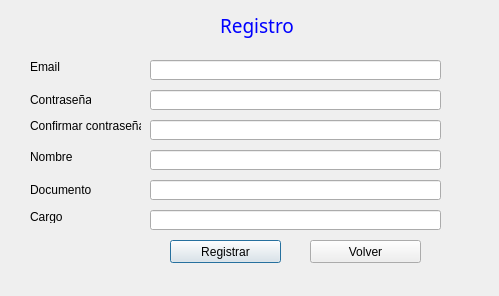
<?xml version="1.0" encoding="UTF-8"?>
<ui version="4.0">
 <class>Dialog</class>
 <widget class="QDialog" name="Dialog">
  <property name="geometry">
   <rect>
    <x>0</x>
    <y>0</y>
    <width>499</width>
    <height>296</height>
   </rect>
  </property>
  <property name="windowTitle">
   <string>Dialog</string>
  </property>
  <widget class="QLabel" name="label">
   <property name="geometry">
    <rect>
     <x>220</x>
     <y>10</y>
     <width>91</width>
     <height>31</height>
    </rect>
   </property>
   <property name="palette">
    <palette>
     <active>
      <colorrole role="WindowText">
       <brush brushstyle="SolidPattern">
        <color alpha="255">
         <red>0</red>
         <green>0</green>
         <blue>255</blue>
        </color>
       </brush>
      </colorrole>
     </active>
     <inactive>
      <colorrole role="WindowText">
       <brush brushstyle="SolidPattern">
        <color alpha="255">
         <red>0</red>
         <green>0</green>
         <blue>255</blue>
        </color>
       </brush>
      </colorrole>
     </inactive>
     <disabled>
      <colorrole role="WindowText">
       <brush brushstyle="SolidPattern">
        <color alpha="255">
         <red>120</red>
         <green>120</green>
         <blue>120</blue>
        </color>
       </brush>
      </colorrole>
     </disabled>
    </palette>
   </property>
   <property name="font">
    <font>
     <family>Arial Black</family>
     <pointsize>14</pointsize>
     <weight>10</weight>
     <italic>false</italic>
     <bold>false</bold>
    </font>
   </property>
   <property name="styleSheet">
    <string notr="true">font: 87 14pt &quot;Arial Black&quot;;</string>
   </property>
   <property name="text">
    <string>Registro</string>
   </property>
  </widget>
  <widget class="QLabel" name="label_2">
   <property name="geometry">
    <rect>
     <x>30</x>
     <y>210</y>
     <width>47</width>
     <height>13</height>
    </rect>
   </property>
   <property name="text">
    <string>Cargo</string>
   </property>
  </widget>
  <widget class="QLabel" name="label_3">
   <property name="geometry">
    <rect>
     <x>30</x>
     <y>180</y>
     <width>61</width>
     <height>20</height>
    </rect>
   </property>
   <property name="text">
    <string>Documento</string>
   </property>
  </widget>
  <widget class="QLabel" name="label_4">
   <property name="geometry">
    <rect>
     <x>30</x>
     <y>150</y>
     <width>47</width>
     <height>13</height>
    </rect>
   </property>
   <property name="text">
    <string>Nombre</string>
   </property>
  </widget>
  <widget class="QLabel" name="label_5">
   <property name="geometry">
    <rect>
     <x>30</x>
     <y>110</y>
     <width>111</width>
     <height>31</height>
    </rect>
   </property>
   <property name="text">
    <string>Confirmar contraseña</string>
   </property>
  </widget>
  <widget class="QLineEdit" name="passwordLineEdit_2">
   <property name="geometry">
    <rect>
     <x>150</x>
     <y>120</y>
     <width>291</width>
     <height>20</height>
    </rect>
   </property>
  </widget>
  <widget class="QLineEdit" name="NamelineEdit">
   <property name="geometry">
    <rect>
     <x>150</x>
     <y>150</y>
     <width>291</width>
     <height>20</height>
    </rect>
   </property>
  </widget>
  <widget class="QLineEdit" name="DocumentLineEdit">
   <property name="geometry">
    <rect>
     <x>150</x>
     <y>180</y>
     <width>291</width>
     <height>20</height>
    </rect>
   </property>
  </widget>
  <widget class="QLineEdit" name="ChargelineEdit">
   <property name="geometry">
    <rect>
     <x>150</x>
     <y>210</y>
     <width>291</width>
     <height>20</height>
    </rect>
   </property>
  </widget>
  <widget class="QPushButton" name="pushButton_3">
   <property name="geometry">
    <rect>
     <x>170</x>
     <y>240</y>
     <width>111</width>
     <height>23</height>
    </rect>
   </property>
   <property name="text">
    <string>Registrar</string>
   </property>
  </widget>
  <widget class="QPushButton" name="pushButton_4">
   <property name="geometry">
    <rect>
     <x>310</x>
     <y>240</y>
     <width>111</width>
     <height>23</height>
    </rect>
   </property>
   <property name="text">
    <string>Volver</string>
   </property>
  </widget>
  <widget class="QLineEdit" name="passwordLineEdit">
   <property name="geometry">
    <rect>
     <x>150</x>
     <y>90</y>
     <width>291</width>
     <height>20</height>
    </rect>
   </property>
  </widget>
  <widget class="QLabel" name="label_6">
   <property name="geometry">
    <rect>
     <x>30</x>
     <y>90</y>
     <width>61</width>
     <height>20</height>
    </rect>
   </property>
   <property name="text">
    <string>Contraseña</string>
   </property>
  </widget>
  <widget class="QLineEdit" name="EmaillineEdit">
   <property name="geometry">
    <rect>
     <x>150</x>
     <y>60</y>
     <width>291</width>
     <height>20</height>
    </rect>
   </property>
  </widget>
  <widget class="QLabel" name="label_7">
   <property name="geometry">
    <rect>
     <x>30</x>
     <y>60</y>
     <width>47</width>
     <height>13</height>
    </rect>
   </property>
   <property name="text">
    <string>Email</string>
   </property>
  </widget>
 </widget>
 <resources/>
 <connections/>
</ui>
